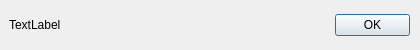
<?xml version="1.0" encoding="UTF-8"?>
<ui version="4.0">
 <class>ConfirmDialog</class>
 <widget class="QDialog" name="ConfirmDialog">
  <property name="geometry">
   <rect>
    <x>0</x>
    <y>0</y>
    <width>420</width>
    <height>50</height>
   </rect>
  </property>
  <property name="windowTitle">
   <string>Dialog</string>
  </property>
  <widget class="QWidget" name="gridLayoutWidget">
   <property name="geometry">
    <rect>
     <x>9</x>
     <y>10</y>
     <width>401</width>
     <height>31</height>
    </rect>
   </property>
   <layout class="QGridLayout" name="gridLayout">
    <item row="0" column="1">
     <widget class="QPushButton" name="OKButton">
      <property name="maximumSize">
       <size>
        <width>75</width>
        <height>16777215</height>
       </size>
      </property>
      <property name="text">
       <string>OK</string>
      </property>
     </widget>
    </item>
    <item row="0" column="0">
     <widget class="QLabel" name="confirmationMessage">
      <property name="minimumSize">
       <size>
        <width>100</width>
        <height>0</height>
       </size>
      </property>
      <property name="text">
       <string>TextLabel</string>
      </property>
     </widget>
    </item>
   </layout>
  </widget>
 </widget>
 <resources/>
 <connections/>
</ui>
